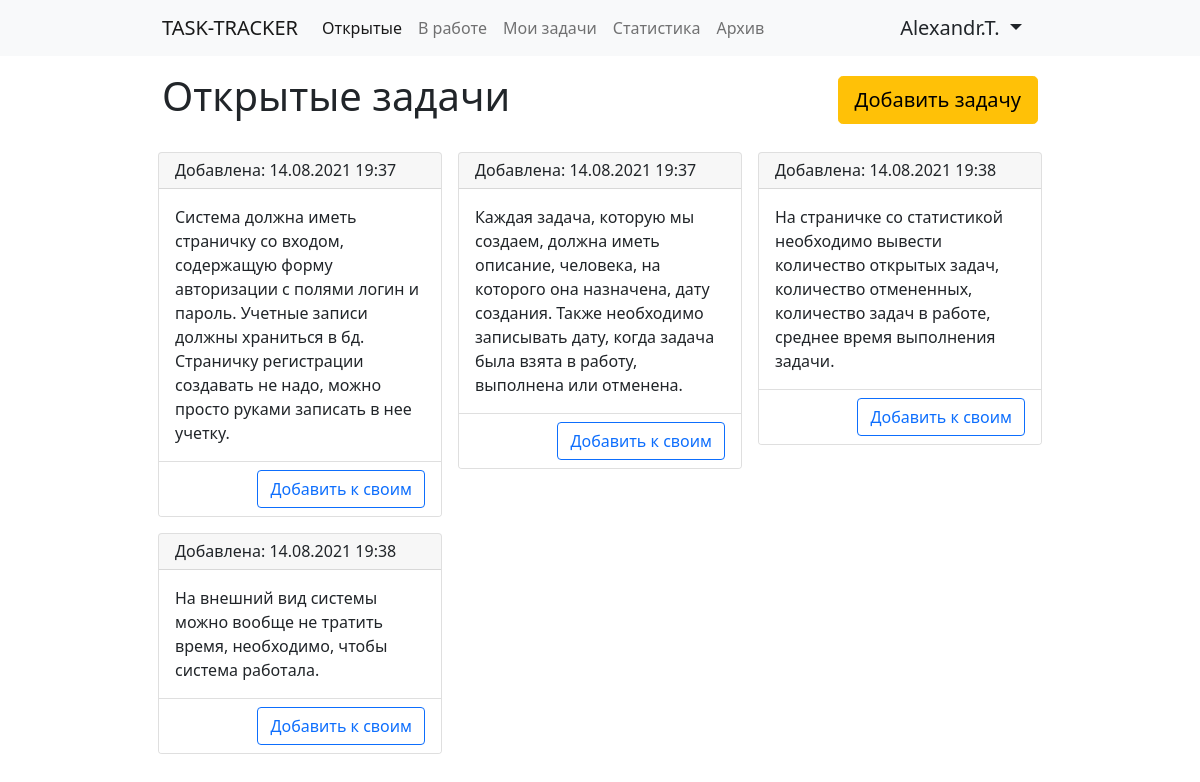
Page / (signed in) on the earlier database version.
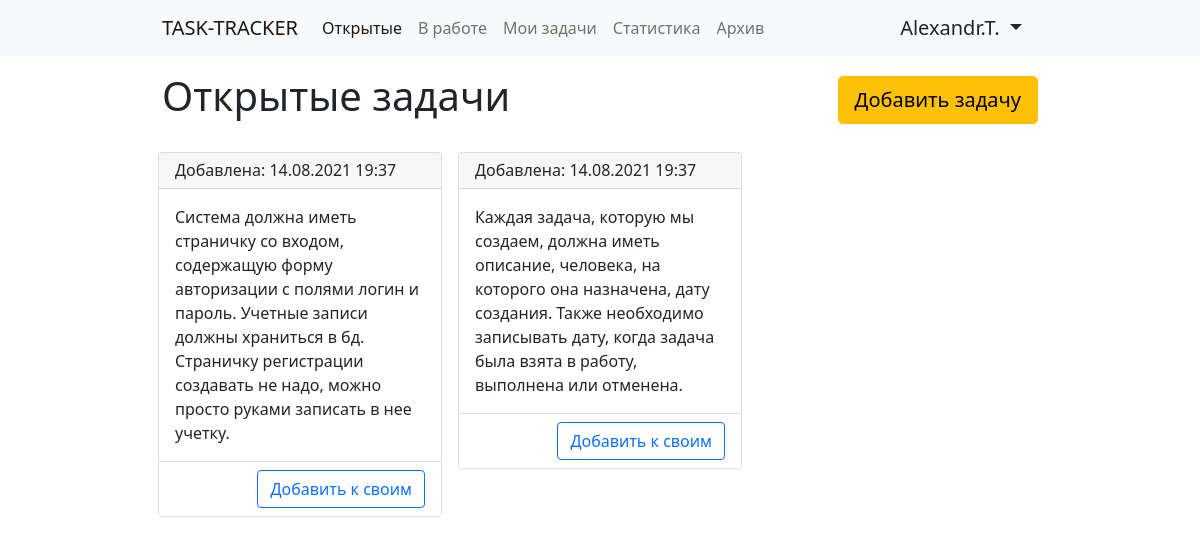
Same page on the later database version.
### tables this page shows
CREATE TABLE ticket (
	id INTEGER NOT NULL, 
	description VARCHAR, 
	created_at DATETIME, 
	user_id INTEGER, 
	current_status INTEGER, 
	status_updated_at DATETIME, 
	PRIMARY KEY (id), 
	FOREIGN KEY(user_id) REFERENCES user (id), 
	FOREIGN KEY(current_status) REFERENCES status (id)
);

### app.py (the view)
@app.route('/', methods=['GET', 'POST'])
@check_auth
def main(user):
    if request.method == "GET":
        tickets = get_opened_tickets()
        return render_template(
            "index.html",
            user=user,
            tickets=tickets
        )
    if request.method == "POST":
        ticket = request.form.get('ticket')
        change_ticket_status(ticket, user['id'], "В работе")
        return redirect('/')

### auth.py (called while the page is built)
def check_auth(func):
    @wraps(func)
    def wrapper(*args, **kwargs):
        if not request.cookies.get('authenticated_user'):
            return redirect('/login/')
        else:
            user_info = engine.execute(select(users).where(users.c.id == request.cookies.get('authenticated_user'))).fetchone()
            user = {
                'id': user_info[0],
                'login': user_info[1],
                'fullname': user_info[3],
            }
            return func(*args, user=user, **kwargs)
    return wrapper

### tickets.py (called while the page is built)
def get_opened_tickets():
    query = select(tickets).select_from(
        tickets.join(
            statuses,
            tickets.c.current_status == statuses.c.id
        )
    ).where(
        statuses.c.title == "Новый"
    )
    tickets_list = engine.execute(query).fetchall()
    return parse_tickets(tickets_list)

### templates/index.html (shortened to what this page needs)
{% extends 'base.html' %}
{% block content %}
    <div class="row mb-3">
        <div class="col-6">
            <h1>Открытые задачи</h1>
        </div>
        <div class="col-6 d-flex justify-content-end align-items-center">
            <div class="">
                <a href="/new_ticket/" class="btn btn-lg btn-warning">
                    Добавить задачу
                </a>
            </div>
        </div>
    </div>
    <div class="row">
        {% for ticket in tickets %}
            <div class="col-md-6 col-lg-4 p-2">
                <div class="card">
                    <div class="card-header">
                        <h6 class="mb-0">Добавлена: <span> {{ ticket.created_at.strftime('%d.%m.%Y %H:%M') }}</span>
                        </h6>
                    </div>
                    <div class="card-body">
                        <p class="card-text">{{ ticket.description }}</p>
                    </div>
                    <div class="card-footer bg-white">
                        <div class="row justify-content-end">
                            <div class="col-auto">
                                <form action="/" method="post">
                                    <button type="submit" class="btn btn-outline-primary">Добавить к своим</button>
                                </form>
                            </div>
                        </div>
                    </div>
                </div>
            </div>
        {% endfor %}
    </div>
{% endblock %}

Differences in the rows shown:
no longer on this page (row edited): ticket: created_at "14.08.2021 19:38", description "На страничке со статистикой необходимо вывести количество открытых задач, количество отмененных, количество задач в работе, среднее время выполнения задачи."
no longer on this page (row edited): ticket: created_at "14.08.2021 19:38", description "На внешний вид системы можно вообще не тратить время, необходимо, чтобы система работала."
